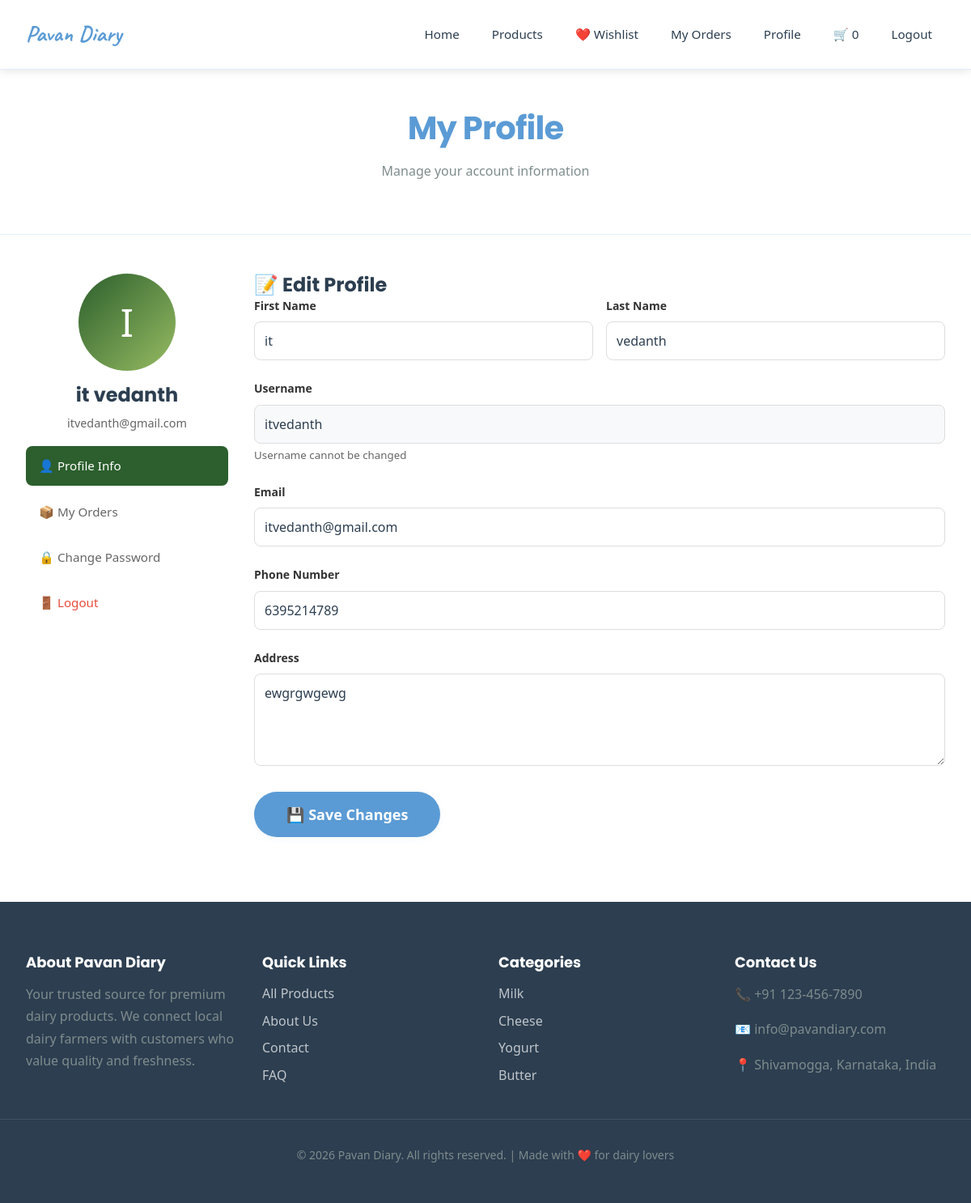
The app's page /profile/ (signed in) with its own data.
### users/models.py (models this page shows, shortened)
class User(AbstractUser):
    phone = models.CharField(max_length=15, blank=True)
    address = models.TextField(blank=True)
    city = models.CharField(max_length=100, blank=True)
    state = models.CharField(max_length=100, blank=True)
    pincode = models.CharField(max_length=10, blank=True)
    created_at = models.DateTimeField(auto_now_add=True)
    updated_at = models.DateTimeField(auto_now=True)
    groups = models.ManyToManyField(
        'auth.Group',
        related_name='custom_user_set',
        blank=True,
        help_text='The groups this user belongs to.',
        verbose_name='groups',
    )
    user_permissions = models.ManyToManyField(
        'auth.Permission',
        related_name='custom_user_set',
        blank=True,
        help_text='Specific permissions for this user.',
        verbose_name='user permissions',
    )
    class Meta:
        db_table = 'users'

### users/views.py (the view, shortened to what this page needs)
# urls.py: path('profile/', views.profile, name='profile'),
@login_required
def profile(request):
    total_orders = Order.objects.filter(customer=request.user).count()
    total_spent = Order.objects.filter(
        customer=request.user,
        payment_status='completed'
    ).aggregate(total=Sum('total_amount'))['total'] or Decimal('0.00')
    context = {
        'total_orders': total_orders,
        'total_spent': total_spent,
    }
    return render(request, 'users/profile.html', context)

### cart/context_processors.py (called while the page is built)
def cart_count(request):
    if request.user.is_authenticated:
        from django.db.models import Sum
        result = CartItem.objects.filter(user=request.user).aggregate(total=Sum('quantity'))
        count = result['total'] or 0
    else:
        count = 0
    return {'cart_count': count}

### templates/users/profile.html (shortened to what this page needs)
{% extends 'core/base.html' %}
{% load static %}
{% block extra_css %}
    <link rel="stylesheet" href="{% static 'css/pages/profile.css' %}?v=1">
{% endblock %}
{% block content %}
<div class="page-header">
    <h1>My Profile</h1>
    <p>Manage your account information</p>
</div>
<div class="profile-layout">
    <div>
        <div class="card">
            <div class="card-body profile-card">
                <div class="profile-avatar">
                    {{ user.username|slice:":1"|upper }}
                </div>
                <h3 class="profile-name">{{ user.get_full_name|default:user.username }}</h3>
                <p class="profile-email">{{ user.email }}</p>
            </div>
        </div>
        <div class="card" style="margin-top: 1rem;">
            <div class="card-body">
                <nav class="profile-nav">
                    <a href="#profile" class="profile-nav-link active" onclick="showTab('profile')">
                        👤 Profile Info
                    </a>
                    <a href="#orders" class="profile-nav-link" onclick="showTab('orders')">
                        📦 My Orders
                    </a>
                    <a href="#password" class="profile-nav-link" onclick="showTab('password')">
                        🔒 Change Password
                    </a>
                    <a href="{% url 'logout' %}" class="profile-nav-link logout-link">
                        🚪 Logout
                    </a>
                </nav>
            </div>
        </div>
    </div>
    <div>
        <div id="profile-tab" class="profile-tab active-tab">
            <div class="card">
                <div class="card-header">
                    <h3>📝 Edit Profile</h3>
                </div>
                <div class="card-body">
                    <form method="post">
                        <div class="form-grid">
                            <div class="form-group">
                                <label>First Name</label>
                                <input type="text" name="first_name" value="{{ user.first_name }}" placeholder="First Name">
                            </div>
                            <div class="form-group">
                                <label>Last Name</label>
                                <input type="text" name="last_name" value="{{ user.last_name }}" placeholder="Last Name">
                            </div>
                        </div>
                        <div class="form-group">
                            <label>Username</label>
                            <input type="text" value="{{ user.username }}" disabled class="disabled">
                            <small>Username cannot be changed</small>
                        </div>
                        <div class="form-group">
                            <label>Email</label>
                            <input type="email" name="email" value="{{ user.email }}" required>
                        </div>
                        <div class="form-group">
                            <label>Phone Number</label>
                            <input type="tel" name="phone" value="{{ user.phone }}" required>
                        </div>
                        <div class="form-group">
                            <label>Address</label>
                            <textarea name="address" rows="4" required>{{ user.address }}</textarea>
                        </div>
                        <button type="submit" class="btn btn-lg">💾 Save Changes</button>
                    </form>
                </div>
            </div>
        </div>
    </div>
</div>
{% endblock %}

### static/css/main.css (style rules this page uses)
:root { --primary: #5B9BD5; --primary-dark: #4A7FB8; --primary-light: #A8D0F0; --secondary: #FFD966; --secondary-hover: #FFC933; --secondary-light: #FFE699; --accent: #70C7BA; --accent-light: #A8E6DC; --success: #70C7BA; --danger: #E57373; --warning: #FFD966; --info: #5B9BD5; --bg-body: #FFFFFF; --bg-surface: #FFFFFF; --bg-hover: #F8F9FA; --text-main: #2C3E50; --text-muted: #7F8C8D; --border-color: #E3EDF7; --shadow-sm: 0 2px 8px rgba(91, 155, 213, 0.08); --shadow-md: 0 4px 12px rgba(91, 155, 213, 0.12); --shadow-lg: 0 8px 24px rgba(91, 155, 213, 0.15); --shadow-xl: 0 12px 32px rgba(91, 155, 213, 0.18); --radius-sm: 8px; --radius-md: 12px; --radius-lg: 16px; --radius-xl: 24px; --radius-full: 9999px; --transition-fast: 0.15s ease; --transition-smooth: 0.3s cubic-bezier(0.4, 0, 0.2, 1); }
* { margin: 0; padding: 0; box-sizing: border-box; }
html { scroll-behavior: smooth; font-size: 16px; }
body { font-family: 'Poppins', -apple-system, BlinkMacSystemFont, 'Segoe UI', sans-serif; line-height: 1.6; color: var(--text-main); background-color: var(--bg-body); -webkit-font-smoothing: antialiased; -moz-osx-font-smoothing: grayscale; }
h1, h2, h3, h4, h5, h6 { font-family: 'Poppins', sans-serif; font-weight: 700; line-height: 1.2; margin-bottom: 1rem; color: var(--text-main); }
h1 { font-size: 2.5rem; letter-spacing: -0.02em; }
h3 { font-size: 1.5rem; }
p { margin-bottom: 1rem; color: var(--text-muted); line-height: 1.7; }
a { color: var(--primary); text-decoration: none; transition: var(--transition-fast); }
.btn { display: inline-flex; align-items: center; justify-content: center; padding: 0.75rem 2rem; background: var(--primary); color: white; border-radius: var(--radius-full); font-weight: 600; border: none; cursor: pointer; transition: var(--transition-smooth); box-shadow: var(--shadow-sm); font-family: inherit; text-decoration: none; font-size: 0.95rem; }
.btn-lg { padding: 1rem 2.5rem; font-size: 1.125rem; }
nav a { color: var(--text-main); font-weight: 500; font-size: 0.95rem; position: relative; padding: 0.625rem 1rem; border-radius: var(--radius-md); transition: var(--transition-fast); }
.form-group { margin-bottom: 1.5rem; }
label { display: block; margin-bottom: 0.5rem; font-weight: 600; color: var(--text-main); font-size: 0.875rem; }
input[type="text"], input[type="email"], input[type="password"], input[type="number"], input[type="tel"], textarea, select { width: 100%; padding: 0.875rem 1rem; border: 1px solid var(--border-color); border-radius: var(--radius-md); font-size: 1rem; font-family: inherit; transition: var(--transition-fast); background: var(--bg-surface); color: var(--text-main); }

### static/css/components.css (style rules this page uses)
.form-group { margin-bottom: 1.5rem; }
.form-group label { display: block; margin-bottom: 0.5rem; font-weight: 500; color: #2c3e50; }
.form-group input { width: 100%; padding: 0.75rem; border: 2px solid #e0e0e0; border-radius: 8px; font-size: 1rem; transition: all 0.3s; }
.form-group input, .form-group textarea { width: 100%; padding: 0.75rem; border: 2px solid #e0e0e0; border-radius: 8px; font-size: 1rem; transition: all 0.3s; }
* { margin: 0; padding: 0; box-sizing: border-box; }
body { font-family: 'Segoe UI', Tahoma, Geneva, Verdana, sans-serif; background: #FFFFFF; min-height: 100vh; }

### records on screen
User: username "I", get_full_name "it vedanth", email "itvedanth@gmail.com", first_name "it", last_name "vedanth", username "itvedanth", phone "6395214789", address "ewgrgwgewg"

### other values on screen
{{ cart_count }} "0"
